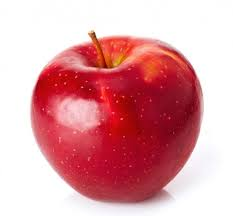
#> input picture MoL/worksheets and solutions/solutions/solution_1/photo_data/apples/1.jfif, 233 x 216 px; its folder holds only this picture in this run
$ jupyter execute --allow-errors my_clustering.ipynb   (shell and % lines are left out)
#> lines starting #> are read from the running program, lines starting #| are printed output that depends on the picture
#> further down, pic is the input picture: shape (216, 233, 3); mean B, G, R 165.6, 159.8, 222.8
#> `pic = cv2.cvtColor(pic,cv2.COLOR_BGR2GRAY)`:
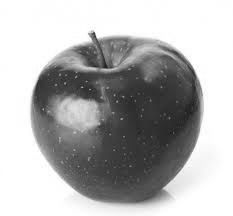
#> pic: shape (216, 233); min 30, max 255, mean 179.3
#> `pic = cv2.resize(pic,(80,80))`:
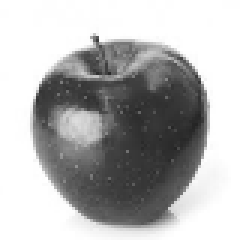
#> pic: shape (80, 80) (shown 3 times larger); min 36, max 255, mean 179.2
[cell 1]
import numpy as np
import glob
import os
import cv2
import matplotlib.pyplot as plt
plt.style.use('seaborn')

[cell 2]
data = [
    {
        'label': 'apple',
        'directory': './photo_data/apples/',
        'data': []
    },
    {
        'label': 'desk',
        'directory': './photo_data/desks/',
        'data': []
    },
    {
        'label': 'classroom',
        'directory': './photo_data/classroomes/',
        'data': []
    },

]

#> (the rest of this cell did not finish here and is left out)
